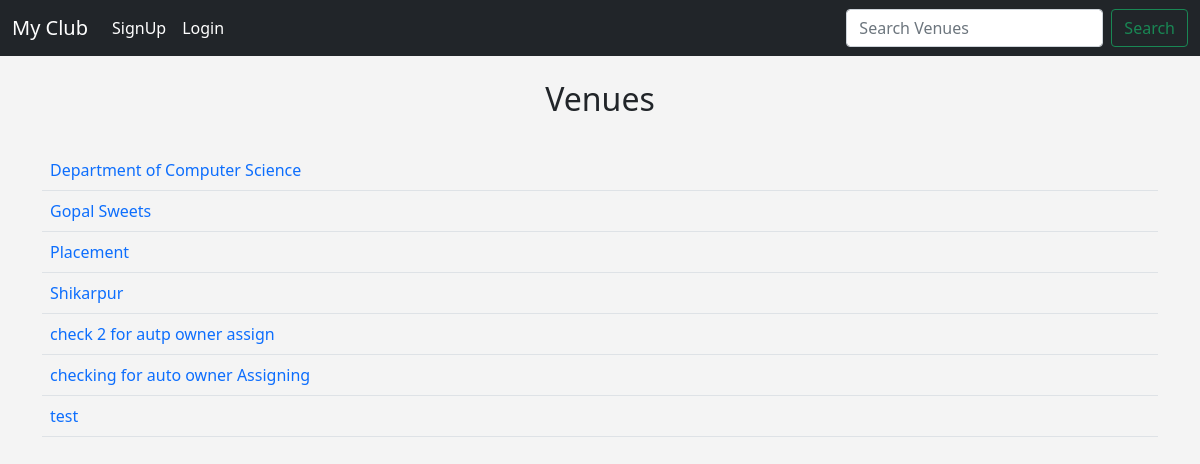
Page /list_venues on the earlier database version.
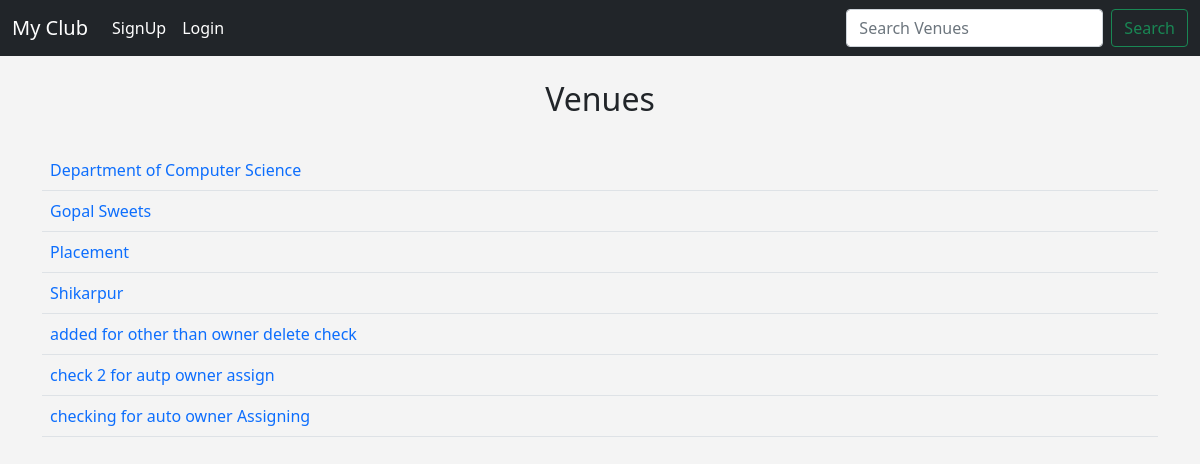
Same page on the later database version.
### events/models.py (models this page shows)
class Venue(models.Model):
    name=models.CharField('Venue Name ',max_length=120)
    address=models.CharField('Venue Address ',max_length=120)
    zip_code=models.CharField('Venue zipcode ',max_length=15 ,blank=True)
    phone=models.CharField('Venue Number ',max_length=13,blank=True)
    web=models.CharField('Website Address ', max_length=25 ,blank=True)
    email_address=models.EmailField('Venue Email',blank=True)
    owner=models.IntegerField('Venue Owner',blank=False,default=1)
    venue_image=models.ImageField(null=True,blank=True,upload_to="images/")
    def __str__(self):
        return self.name

### events/views.py (the view)
# urls.py: path('list_venues',views.list_venues,name='venues-list'),
def list_venues(request):
    venue_list= Venue.objects.all().order_by('name')
    return render(request,'events/venue.html',{
        'venues_list':venue_list
    })

### events/templates/events/venue.html
{% extends 'events/base.html' %}
{%block content%}
<center>
    <h2>Venues</h2><br>
    <table class="table table-hover">
        {%for venue in venues_list%}
        <tr>
            <td>
                <a href="{% url 'show-venue'  venue.id %}" style="text-decoration: none;">{{venue}}</a>
            </td>
            {% if user.is_authenticated and venue.owner == user.id %}
            <td align="right">
                <a href="{% url 'update-venue'  venue.id %}" style="text-decoration: none;"
                    class="btn btn-outline-secondary btn-sm"> Update</a>
                <a href="{% url 'delete-venue'  venue.id %}" style="text-decoration: none;"
                    class="btn btn-outline-danger btn-sm"> Delete</a>
            </td>
            {%else%}
            <td align="right"></td>
            {%endif%}
        </tr>
        {%endfor%}
    </table>
</center>
{%endblock%}

Differences in the rows shown:
removed Venue: name "test"
added Venue: name "added for other than owner delete check"
